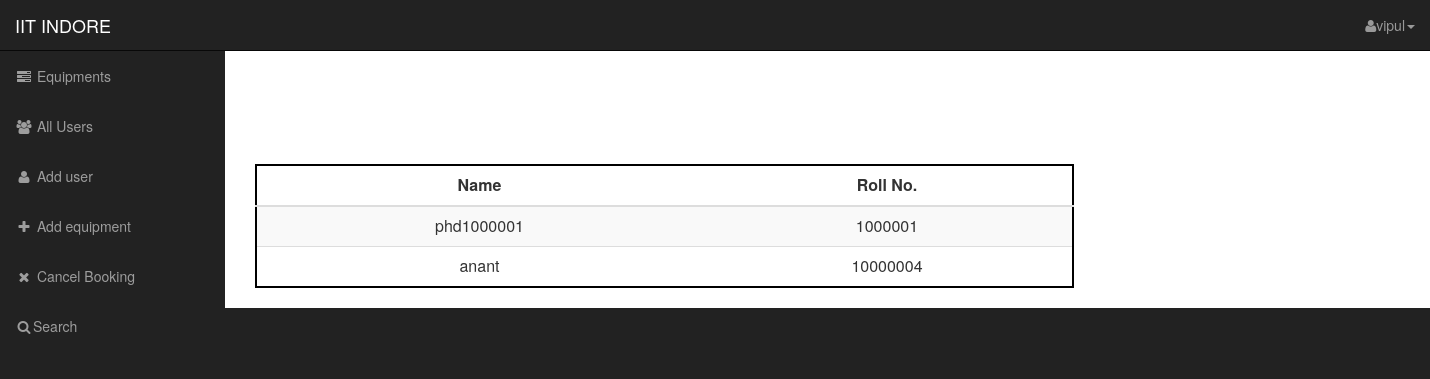
/main/addaccount.php (signed in), run on the app's committed database.
### tables this page shows
CREATE TABLE IF NOT EXISTS `addusers` (
  `id` int(10) NOT NULL AUTO_INCREMENT,
  `name` varchar(100) NOT NULL,
  `password` varchar(500) NOT NULL,
  `email` varchar(100) DEFAULT NULL,
  `photo` varchar(200) DEFAULT NULL,
  `tempaddress` text,
  `peraddress` text,
  `phoneno` varchar(10) DEFAULT NULL,
  `rollno` varchar(9) DEFAULT NULL,
  PRIMARY KEY (`id`,`name`)
);

### main/addaccount.php (the view, shortened to what this page needs)
<?php
include_once("common/head.php");
include_once("common/navbar_top_side.php");
?>
<div id="page-wrapper">
<div class="container huge">
<div class="row">
<?php
	$sql="SELECT * from addusers";
	try{$stmt=$db->query($sql);}
	catch(PDOException $e) {echo "<div>ERROR: ".$e->getMessage()."</div>";}
?>
<table class="table table-striped">
	<thead>
	<tr>
		<th>Name</th>
		<th>Roll No.</th>
	</tr>
	</thead>
	<tbody>
<?php
	while($row = $stmt->fetch(PDO::FETCH_ASSOC)){
		echo "<br /><tr><td>".$row['name']."</td><td>".$row['rollno']."</td></tr>";
            }
?>
	</tbody>
</table>
</div>
</div>
</div>
<?php
include_once("common/close.php");
?>

### css/sb-admin.css (style rules this page uses)
body { margin-top: 100px; background-color: #222; }
@media (min-width:768px) { body { margin-top: 50px; } }
#page-wrapper { width: 100%; background-color: #fff; }
table { border: 2px solid black !important; width: 70%!important; }
td, th { padding: 0; text-align: center !important; }
.huge { font-size: 50px; line-height: normal; }
@media (min-width:768px) { #page-wrapper { padding-left: 250px; } }
.huge { font-size: 40px; }

### data on the page
addusers: name "phd1000001", rollno "1000001"
addusers: name "anant", rollno "10000004"

### other printed values
$user_id['name'] "vipul"
